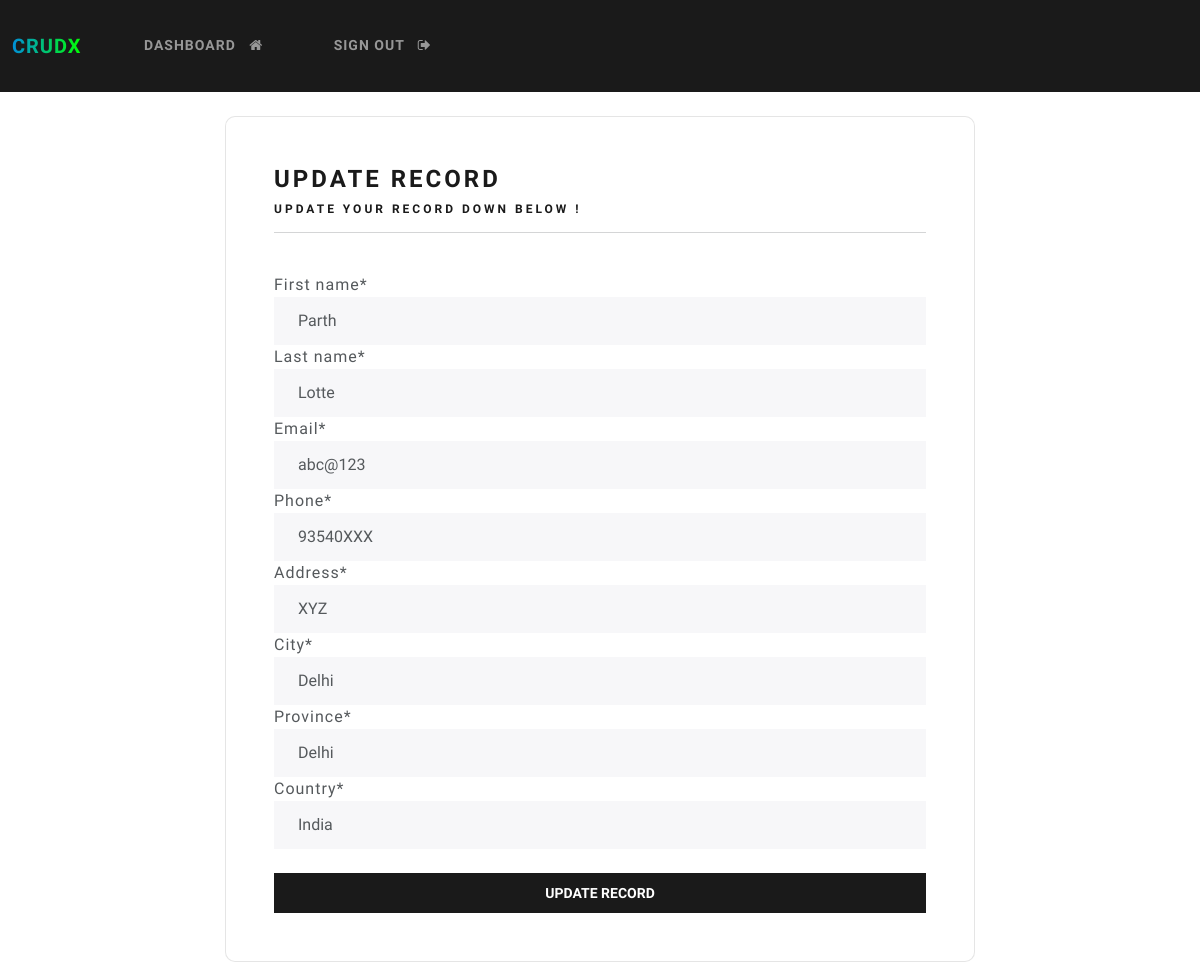
/update-record/5 (signed in), run on the app's committed database.
### webapp/models.py (models this page shows, shortened)
class Record(models.Model):
    creation_date= models.DateTimeField(auto_now_add=True)
    first_name=models.CharField(max_length=100)
    last_name=models.CharField(max_length=100)
    email= models.CharField(max_length=255)
    phone= models.CharField(max_length=20)
    address=models.CharField(max_length=300)
    city= models.CharField(max_length=255)
    province= models.CharField(max_length=200)
    country= models.CharField(max_length=125)

### webapp/views.py (the view)
# urls.py: path('update-record/<int:pk>', views.update_record , name= 'update-record'),
@login_required(login_url='my-login')
def update_record(request, pk):
    record=Record.objects.get(id=pk)
    form= UpdateRecordForm(instance=record)
    if request.method=='POST':
        form= UpdateRecordForm(request.POST, instance= record)
        if form.is_valid():
            form.save()
            return redirect('dashboard')
    context= {'form':form}
    return render(request, 'webapp/update-record.html', context=context)

### webapp/forms.py
class UpdateRecordForm(forms.ModelForm):
    class Meta:
        model= Record
        fields= ['first_name', 'last_name', 'email' , 'phone' ,'address', 'city' , 'province', 'country' ]

### webapp/templates/webapp/update-record.html (shortened to what this page needs)
{% extends  'webapp/base.html' %}
{% load crispy_forms_tags %}
{% block content %}
    <body>
        <div class="container bg-light shadow-md p-5 form-layout">
            <h3> Update record</h3>
            <h6>Update your record down below ! </h6>
            <hr>
            <br>
            <form method="POST" autocomplete="off">
                {{form|crispy}}
                <br>
                <button type="submit" class="btn btn-primary w-100 btn-block p-2">Update Record
                </button>
            </form>
        </div>
    </body>
{% endblock %}

### static/css/style.css (style rules this page uses)
.form-layout { border-radius: 10px; width: 750px; }

### data on the page
Record: first_name "Parth", last_name "Lotte", email "abc@123", phone "93540XXX", address "XYZ", city "Delhi", province "Delhi", country "India"
